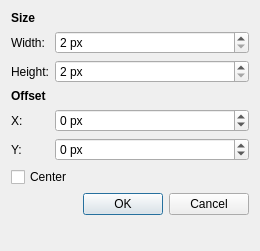
<?xml version="1.0" encoding="UTF-8"?>
<ui version="4.0">
 <class>DialogResize</class>
 <widget class="QDialog" name="DialogResize">
  <property name="geometry">
   <rect>
    <x>0</x>
    <y>0</y>
    <width>260</width>
    <height>251</height>
   </rect>
  </property>
  <property name="windowTitle">
   <string>Resize</string>
  </property>
  <layout class="QFormLayout" name="formLayout">
   <item row="0" column="0">
    <widget class="QLabel" name="label">
     <property name="font">
      <font>
       <weight>75</weight>
       <bold>true</bold>
      </font>
     </property>
     <property name="text">
      <string>Size</string>
     </property>
    </widget>
   </item>
   <item row="1" column="0">
    <widget class="QLabel" name="label_2">
     <property name="text">
      <string>Width:</string>
     </property>
    </widget>
   </item>
   <item row="1" column="1">
    <widget class="QSpinBox" name="spinBoxWidth">
     <property name="suffix">
      <string> px</string>
     </property>
     <property name="minimum">
      <number>2</number>
     </property>
     <property name="maximum">
      <number>10000</number>
     </property>
    </widget>
   </item>
   <item row="2" column="0">
    <widget class="QLabel" name="label_3">
     <property name="text">
      <string>Height:</string>
     </property>
    </widget>
   </item>
   <item row="2" column="1">
    <widget class="QSpinBox" name="spinBoxHeight">
     <property name="suffix">
      <string> px</string>
     </property>
     <property name="minimum">
      <number>2</number>
     </property>
     <property name="maximum">
      <number>10000</number>
     </property>
    </widget>
   </item>
   <item row="3" column="0">
    <widget class="QLabel" name="label_4">
     <property name="font">
      <font>
       <weight>75</weight>
       <bold>true</bold>
      </font>
     </property>
     <property name="text">
      <string>Offset</string>
     </property>
    </widget>
   </item>
   <item row="4" column="0">
    <widget class="QLabel" name="labelOffsetX">
     <property name="text">
      <string>X:</string>
     </property>
    </widget>
   </item>
   <item row="4" column="1">
    <widget class="QSpinBox" name="spinBoxOffsetX">
     <property name="suffix">
      <string> px</string>
     </property>
     <property name="minimum">
      <number>-10000</number>
     </property>
     <property name="maximum">
      <number>10000</number>
     </property>
    </widget>
   </item>
   <item row="5" column="0">
    <widget class="QLabel" name="labelOffsetY">
     <property name="text">
      <string>Y:</string>
     </property>
    </widget>
   </item>
   <item row="5" column="1">
    <widget class="QSpinBox" name="spinBoxOffsetY">
     <property name="suffix">
      <string> px</string>
     </property>
     <property name="minimum">
      <number>-10000</number>
     </property>
     <property name="maximum">
      <number>10000</number>
     </property>
    </widget>
   </item>
   <item row="6" column="0" colspan="2">
    <widget class="QCheckBox" name="checkBoxCenter">
     <property name="text">
      <string>Center</string>
     </property>
    </widget>
   </item>
   <item row="7" column="0" colspan="2">
    <widget class="QDialogButtonBox" name="buttonBox">
     <property name="standardButtons">
      <set>QDialogButtonBox::Cancel|QDialogButtonBox::Ok</set>
     </property>
    </widget>
   </item>
  </layout>
 </widget>
 <resources/>
 <connections>
  <connection>
   <sender>buttonBox</sender>
   <signal>accepted()</signal>
   <receiver>DialogResize</receiver>
   <slot>accept()</slot>
   <hints>
    <hint type="sourcelabel">
     <x>190</x>
     <y>225</y>
    </hint>
    <hint type="destinationlabel">
     <x>204</x>
     <y>106</y>
    </hint>
   </hints>
  </connection>
  <connection>
   <sender>buttonBox</sender>
   <signal>rejected()</signal>
   <receiver>DialogResize</receiver>
   <slot>reject()</slot>
   <hints>
    <hint type="sourcelabel">
     <x>89</x>
     <y>215</y>
    </hint>
    <hint type="destinationlabel">
     <x>102</x>
     <y>105</y>
    </hint>
   </hints>
  </connection>
 </connections>
</ui>
